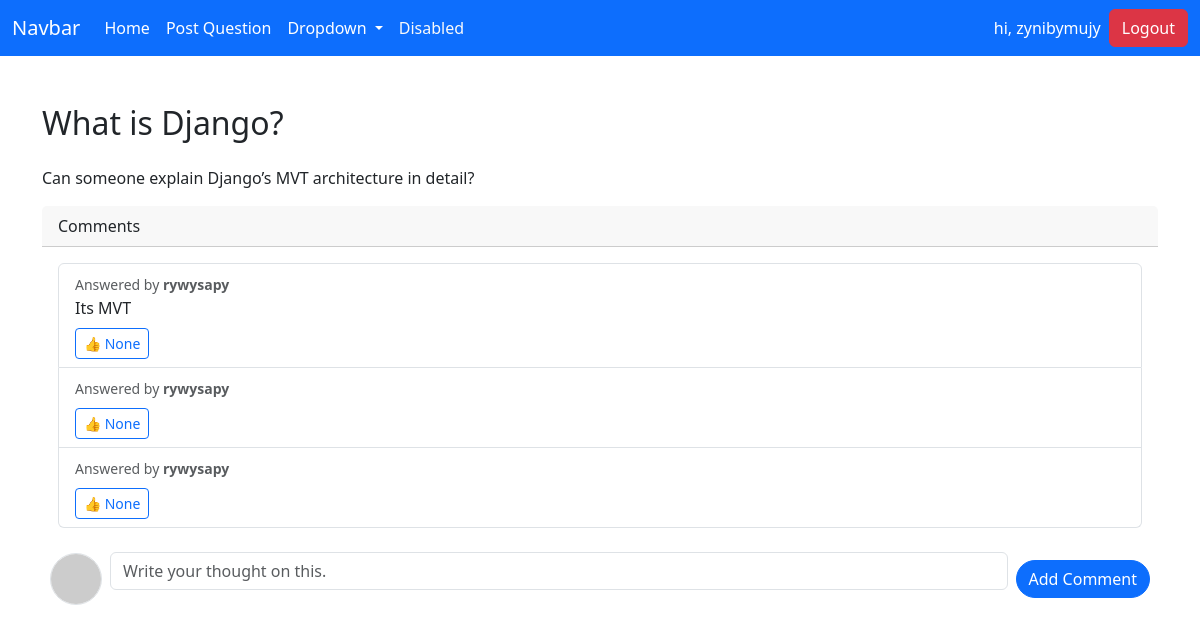
The app's page /question/1/ (signed in) with its own data.
### core/models.py (models this page shows)
class BaseModel(models.Model):
    created_at = models.DateTimeField(auto_now_add=True)
    updated_at = models.DateTimeField(auto_now=True)
    class Meta:
        abstract = True

class Question(BaseModel):
    user = models.ForeignKey(User, on_delete=models.CASCADE, related_name='user_questions')
    title = models.CharField(max_length=255, blank=False, null=False)
    content = models.TextField(null=True,blank=True, max_length=560)

class Answer(BaseModel):
    question = models.ForeignKey(Question, on_delete=models.CASCADE, related_name='answers')
    user = models.ForeignKey(User, on_delete=models.CASCADE, related_name='answers')
    content = models.TextField(null=True,blank=True, max_length=960)
    likes = models.PositiveIntegerField(null=True, blank=True)

### core/views.py (the view)
# urls.py: path('question/<int:id>/', question_overview, name="question_detail"),
@login_required
def question_overview(request, id):
    question = get_object_or_404(Question, id=id)
    answers = Answer.objects.filter(question=question)
    if request.method == 'POST':
        if request.user == question.user:
            return redirect('core:home')
        form = AnswerForm(request.POST)
        instance = form.save(commit=False)
        instance.user = request.user
        instance.question = question
        instance.save()
        return redirect('core:home')
    else:
        form = AnswerForm()
        return render(request, 'core/detail.html',{'question':question,'form':form,'answers':answers})

### core/forms.py
class AnswerForm(forms.ModelForm):
    class Meta:
        model = Answer
        fields = ['content']
        widgets ={
            'content':forms.TextInput(attrs={'class':'form-control ', 'placeholder':'Write your thought on this.'}),
        }
    def __init__(self, *args, **kwargs):
        super().__init__(*args, **kwargs)
        self.fields['content'].label = ""

### templates/core/detail.html (shortened to what this page needs)
{% extends "base.html" %}
{% block content %}
<div class="container mt-5">
    <h2 class="mt-4 mb-4 ">{{question.title}}</h2>
    <p>{{question.content}}</p>
    <div class="card border-0">
        <div class="card-header">
            Comments
        </div>
        <div class="card-body">
            <div class="list-group">
                {% for answer in answers %}
                <div class="list-group-item">
                    <small class="text-muted">Answered by <strong>{{ answer.user.username }}</strong></small>
                    <p class="mb-2">{{ answer.content }}</p>
                    <button class="btn btn-outline-primary btn-sm like-btn" data-answer-id="{{ answer.id }}">
                        👍 <span id="likes-count-{{ answer.id }}"> {{ answer.likes}}</span>
                    </button>
                </div>
                {% endfor %}
            </div>
        </div>
    </div>
    <form class="row g-2 align-items-center p-2" method='POST'>
        <div class="col-auto">
            <img src="https://placehold.co/50?text=Hello+World&font=roboto" class="border rounded-circle" alt="User Image">
        </div>
        <div class="col">
           {{form.as_p}}
        </div>
        <div class="col-auto">
            <button type="submit" class="btn btn-primary rounded-pill">Add Comment</button>
        </div>
    </form>
</div>
{% endblock content %}

### templates/base.html (shortened to what this page needs)
<!doctype html>
<html lang="en">
  <head>
    <link href="https://cdn.jsdelivr.net/npm/bootstrap@5.3.5/dist/css/bootstrap.min.css" rel="stylesheet">
  </head>
  <body>
    {% include "utils/navbar.html" %}
   {% block content %}{% endblock content %}
  </body>
</html>

### templates/utils/navbar.html (shortened to what this page needs)
<nav class="navbar navbar-expand-lg navbar-dark bg-primary">
  <div class="container-fluid">
    <a class="navbar-brand text-white" href="#">Navbar</a>
    <div class="collapse navbar-collapse" id="navbarSupportedContent">
      <ul class="navbar-nav me-auto mb-2 mb-lg-0">
        <li class="nav-item">
          <a class="nav-link active text-white" aria-current="page" href="#">Home</a>
        </li>
        <li class="nav-item">
          <a class="nav-link text-white" href="{% url "core:add_question" %}">Post Question</a>
        </li>
        <li class="nav-item dropdown">
          <a class="nav-link dropdown-toggle text-white" href="#" role="button" data-bs-toggle="dropdown" aria-expanded="false">
            Dropdown
          </a>
        </li>
        <li class="nav-item">
          <a class="nav-link disabled text-light" aria-disabled="true">Disabled</a>
        </li>
      </ul>
      {% if request.user.is_authenticated %}
      <p class="text-white mb-0">hi, {{ request.user.username }}</p>
      <a href="{% url 'accounts:log_out' %}" class="btn btn-danger ms-2">Logout</a>
      {% else %}
      <div class="d-inline-block">
          <a href="{% url 'accounts:login' %}" class="btn btn-warning">Login</a>
          <a href="{% url 'accounts:sign_up' %}" class="btn btn-success">Signup</a>
      </div>
      {% endif %}
    </div>
  </div>
</nav>

### records on screen
Question: title "What is Django?", content "Can someone explain Django’s MVT architecture in detail?"
Answer: user.username "rywysapy", content "Its MVT", likes "None"
Answer: user.username "rywysapy", likes "None"
Answer: user.username "rywysapy", likes "None"

### other values on screen
{{ request.user.username }} "zynibymujy"
